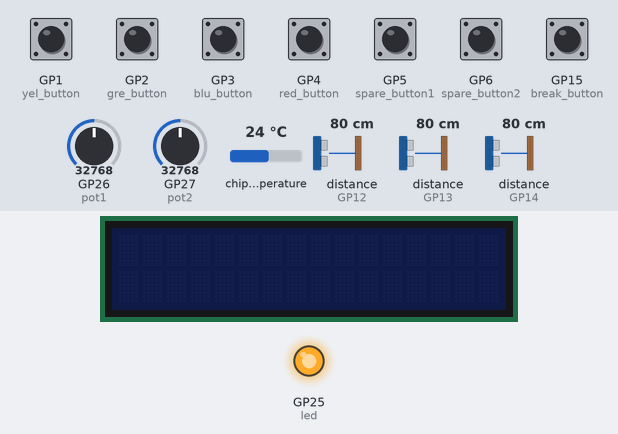
A program run on a simulated Raspberry Pi Pico running MicroPython. Shown: 16×2 character LCD, output pins drawn as LEDs (lit = HIGH). Inputs (shaded band) come from the test bench; at power-on: GP1 (yel_button), GP2 (gre_button), GP3 (blu_button), GP4 (red_button), GP5 (spare_button1), GP6 (spare_button2), GP15 (break_button) HIGH, GP26 (pot1) = 32768, GP27 (pot2) = 32768, chip temperature 24 °C, distance to the obstacle (sensors on GP12, GP13, GP14) 80 cm (analog values on the 0–65535 scale). The echo pulse lasts 58.3 µs per cm; the interpreter's speed is modelled, so counts of loop turns are approximate; pins used as bus, display or sensor lines are not drawn; what the program prints to the serial console is not drawn.

Above: at 1.2 s.
1.3 s: GP1 (yel_button) pulled LOW for 0.15 s
4.4 s: GP2 (gre_button) pulled LOW for 0.15 s
At 4.5 s:
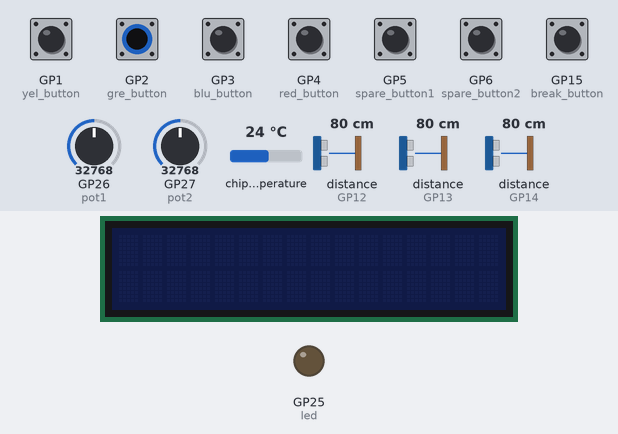
6.1 s: GP3 (blu_button) pulled LOW for 0.15 s
At 6.3 s:
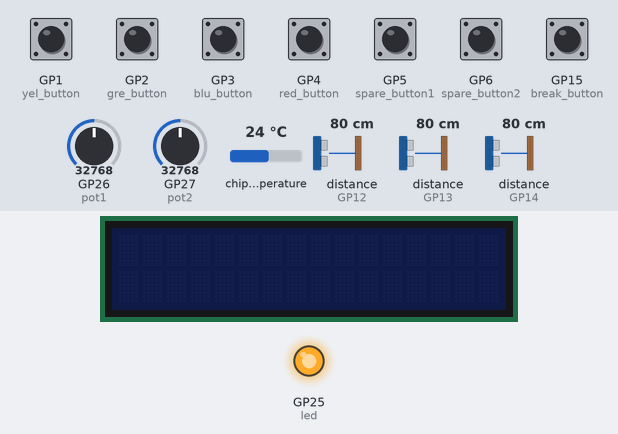
7.9 s: GP1 (yel_button) pulled LOW for 1 s
10.5 s: GP2 (gre_button) pulled LOW for 1 s
Timing chart, 0 to 14.1 s (numbered marks = the images above; inputs shaded):
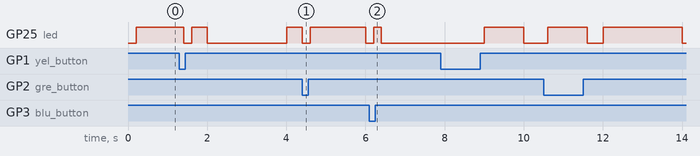

Measured:
- after the input at 4.4 s, GP25 (led): HIGH → LOW after 0.01 s instead of 1.6 s
- after the input at 6.1 s, GP25 (led): LOW → HIGH after 0.11 s, → LOW 0.20 s later

The program:

Paint_Shaker_v04_pio_irq.py
```python
from machine import Pin, ADC, I2C, PWM
import machine
import time
import math
import random
import rp2
import gc
# no timers
# no threads
# no core1
# irq from pio

COMMS_ACTIVE = const(1)   # turn on/off the I2C comms.
DEBUG_ACTIVE = const(1)   # 1 second print message of Debug count.
PRINT_ACTIVE = const(1)   # turn off printing of some messages
CONVERSION33 = 3.3/65535  # conversion for 3.3 volts and unsigned 16.
Debug_Count = 0           # Count in main loop. gives an idea of spare capacity.
Message_String = []       # IC2 message to be sent from this central to the peripherals
# globals x,y,z latest reading and averaged.
xv=0
xva=0
yv=0
yva=0
zv=0
zva=0

#-- Pins -------------------
tilt_switch = Pin(0, Pin.IN, Pin.PULL_UP)
# UI buttons
yel_button = Pin(1, Pin.IN ,Pin.PULL_UP)
gre_button = Pin(2, Pin.IN ,Pin.PULL_UP)
blu_button = Pin(3, Pin.IN ,Pin.PULL_UP)
red_button = Pin(4, Pin.IN ,Pin.PULL_UP)
spare_button1 = Pin(5, Pin.IN ,Pin.PULL_UP)
spare_button2 = Pin(6, Pin.IN ,Pin.PULL_UP)
# pins 9..14 3xHC-S04
break_button = Pin(15, Pin.IN ,Pin.PULL_UP)   # Break button used to exit main loop
# GPIO16
# GPIO17
i2c = I2C(1,scl=Pin(19),sda=Pin(18),freq=400000)     # I2C1

led = Pin(25, Pin.OUT)    # Pico hardwired
pot1 = ADC(0)             # GPPIO26 potentiometer 1
pot2 = ADC(1)             # GPPIO27 potentiometer 2
# available ADC(2) GPPIO28
volt = ADC(3)             # Pico hardwired
temp = ADC(4)             # Pico hardwired

# UI control values array.
YELLOW_BUTTON = const(0)
GREEN_BUTTON = const(1)
BLUE_BUTTON = const(2)
RED_BUTTON = const(3)
A_POT = const(4)
B_POT = const(5)
VOLTS = const(6)
TEMPERATURE = const(7)
SPARE_BUTTON1 = const(8)
SPARE_BUTTON2 = const(9)
BREAK_BUTTON = const(10)
TILT_SWITCH = const(11)
SR0401 = const(12)
SR0402 = const(13)
SR0403 = const(14)
ctl=[] # u16
for I in range(15):
  ctl.append(0)
ctl[BREAK_BUTTON] = 1   # set to 1 so main loop can be a simple while check.

# staging variables & initialise.
peripheral_list = i2c.scan()    # scan for devices on start up.
# ----- start of classes  ---------------

class HCSR04:
    # class variables
    SAMPLES_COUNT = const(3)    # use this many samples when calculating average.
    DATA_SIZE = const(10)       # size of cicular data store of measurments
    TIMEOUT = const(3000)       # ignore things further than this.

    def __init__(self, trigger_pin, echo_pin):
        self.trigger_pin = Pin(trigger_pin, Pin.OUT )
        self.echo_pin = Pin(echo_pin,Pin.IN, Pin.PULL_UP)
        self._measurement_array=[]  # circular data store. storing mm
        for i in range(HCSR04.DATA_SIZE):
            self._measurement_array.append(0)
        self._data_index = 0                  # current/latest measurement index
        self.v=0
        self.va=0

    def __set_value(self,val,vala):
            self.v = val
            self.va = vala

    def __add_measurement(self,measurement):
        self._data_index  = int((self._data_index  + 1) % HCSR04.DATA_SIZE)
        self._measurement_array[self._data_index] = measurement  # add into circular data cache
        new_avg = 0
        for i in range(0, SAMPLES_COUNT,1):
            new_avg = new_avg + self._measurement_array[((self._data_index - i) + HCSR04.DATA_SIZE ) % HCSR04.DATA_SIZE ]
        new_avg = int(new_avg / HCSR04.SAMPLES_COUNT)
        self.__set_value(measurement,new_avg)

    def single_measurement(self):
        self.trigger_pin.high()
        time.sleep_us(10)
        self.trigger_pin.low()
        echotime = machine.time_pulse_us(self.echo_pin, 1, HCSR04.TIMEOUT)
        if echotime < 0:
            echotime = 0
        self.__add_measurement( (int( 10 * (echotime) * 0.0343 ) ) )

    def get_value(self):
        return self.v

    def get_value_averaged(self):
        return self.va

# end of classs HCSR04 ------------------


# ----- start of functions --------------

def PinToCelsuis(p):
  reading = p * CONVERSION33
  temperature_in_c = 37 - (reading - 0.706)/0.001721
  return temperature_in_c

def PinToVolts(p):
  volts = p * CONVERSION33
  return volts

def free(full=False):
  gc.collect()
  F = gc.mem_free()
  A = gc.mem_alloc()
  T = F+A
  P = '{0:.2f}%'.format(F/T*100)
  if not full: return P
  else : return ('Total:{0} Free:{1} ({2})'.format(T,F,P))

def PerformScan(): # catch error silently
    global peripheral_list
    try:
      peripheral_list = i2c.scan()
    except:
      pass

def CommsSend():
    global Message_String, CommsSendFlag, peripheral_list
    CommsSendFlag=False
    if len(Message_String) > 0:               # any messages to send. Quick exit most of the time.
      if PRINT_ACTIVE:
        print(Message_String,end='')
      if COMMS_ACTIVE:                            # the comms message string is always built. Turning it off just stops the printing and sending.
        comms_error = False
        if len(peripheral_list) == 0:
          PerformScan()
        for i in peripheral_list:
          try:
            i2c.writevto(i,Message_String)
          except:
            comms_error = True
            if PRINT_ACTIVE:
              print("error transmitting")
      if comms_error:
        PerformScan()
      Message_String.clear()                # empty the list for new messages.
      led.toggle()

# UI functions.
def checkbutton(old, new, label):
    global Message_String
    # has button changed
    if old != new:
        Message_String.append(label)
        Message_String.append(str(new)) # add to I2C message string
        return new
    return old

def checkpot(old, new, label):
    global Message_String
    # potentiometer broken up into intervals
    if (int(new/60) != int(old/60) and (abs(new-old)>5000)):  # lots of bounce and wobble in these pots so big intervals like 5000.
        Message_String.append(label)
        Message_String.append(str(new))   # add to I2c message string
        return new
    return old

# UI Timer
def UISweep():
    global xva, yva, zva
    # push current values into the controls array. Call functions to add any values to I2C message.
    ctl[YELLOW_BUTTON] = checkbutton(ctl[YELLOW_BUTTON], yel_button.value(), "YE")
    ctl[YELLOW_BUTTON] = checkbutton(ctl[YELLOW_BUTTON], yel_button.value(), "YE")
    ctl[GREEN_BUTTON] = checkbutton(ctl[GREEN_BUTTON], gre_button.value(), "GR")
    ctl[BLUE_BUTTON] = checkbutton(ctl[BLUE_BUTTON], blu_button.value(), "BL")
    ctl[RED_BUTTON] = checkbutton(ctl[RED_BUTTON], red_button.value(), "RE")
    ctl[A_POT] = checkpot(ctl[A_POT], pot1.read_u16(), "PA")
    ctl[B_POT] = checkpot(ctl[B_POT], pot2.read_u16(), "PB")
    ctl[VOLTS] = volt.read_u16()
    ctl[TEMPERATURE] = temp.read_u16()
    ctl[SPARE_BUTTON1] = checkbutton(ctl[SPARE_BUTTON1], (spare_button1.value()), "S1")
    ctl[SPARE_BUTTON2] = checkbutton(ctl[SPARE_BUTTON2], (spare_button2.value()), "S2")
    ctl[BREAK_BUTTON] = break_button.value()
    ctl[TILT_SWITCH] = checkbutton(ctl[TILT_SWITCH], (tilt_switch.value()), "Tilt")
    ctl[SR0401] = checkbutton(ctl[SR0401], xva, "X")
    ctl[SR0402] = checkbutton(ctl[SR0402], yva, "Y")
    ctl[SR0403] = checkbutton(ctl[SR0403], zva, "Z")

def MotorTick(t):
  global shaker, ctl                # set motor shake if buttons are pressed or something is in front of the HC-SR04
  if 1 ^ ctl[YELLOW_BUTTON] == 1:   # XOR with 1 to flip 0 <-> 1 and vica versa
    shaker.duty_u16(12000)
  elif 1 ^ ctl[GREEN_BUTTON] == 1:  # fast
    shaker.duty_u16(19000)
  elif 1 ^ ctl[BLUE_BUTTON] == 1:   # faster
    shaker.duty_u16(24000)
  elif 1 ^ ctl[RED_BUTTON] == 1:    # fastest
    shaker.duty_u16(60000)
  elif ctl[DISTANCE1] < 1000:       # less than a meter from echo so set speed depending on closeness
    shaker.duty_u16(65535 - int((ctl[DISTANCE1]*30)))
  else:
    shaker.duty_u16(0)              # no shake for you

def Debug():
  global ctl, Debug_Count
  if DEBUG_ACTIVE:      # flash the LED and print semi interesting stuff.
    led.toggle()
    gc.collect
    if PRINT_ACTIVE:
      print("Debug count = ", Debug_Count,"Temp=", PinToCelsuis(ctl[TEMPERATURE]), "Volt=", PinToVolts(ctl[VOLTS]), free(True))
  Debug_Count = 0

# ----- end of functions ------------------------
# ----- HCSR04 -----------------------
HCSRO4id = 0
x = HCSR04(trigger_pin=9, echo_pin=12)
y = HCSR04(trigger_pin=10, echo_pin=13)
z = HCSR04(trigger_pin=11, echo_pin=14)

def HCSR04Collect(index):
    global xva, yva, zva, xv, yv, zv, x, y, z
    if index == 0:
      x.single_measurement()
      xv = x.get_value()
      xva = x.get_value_averaged()

    if index == 1:
      y.single_measurement()
      yv = y.get_value()
      yva = y.get_value_averaged()

    if index ==2:
      z.single_measurement()
      zv = z.get_value()
      zva = z.get_value_averaged()

HSC04_INTERVAL = const(60000)    # 60 ms between echos
COMMS_INTERVAL = const(10)
UI_INTERVAL = const(20)
DEBUG_INTERVAL = const(200)
HCS04Start = time.ticks_us()

timer_flags=int(0)
timer_tick=int(0)

@micropython.native
def timer_tick_inc(q):
    global timer_tick, timer_flags
    timer_tick = ( timer_tick + 1 ) % 50000
    flag = timer_flags
    flag = flag | ((((timer_tick % UI_INTERVAL) == 0) <<7) & (1<<7))
    flag = flag | ((((timer_tick % COMMS_INTERVAL) == 0) <<6) & (1<<6))
    flag = flag | ((((timer_tick % DEBUG_INTERVAL) == 0) <<5) & (1<<5))
    timer_flags = flag

@rp2.asm_pio()
def irq_freq_100():     # expecting freq=2000
    nop()          [18] #
    irq(0)              # 20 cycles

sm = rp2.StateMachine(0, irq_freq_100, freq=2000)
rp2.PIO(0).irq(timer_tick_inc)
sm.active(1)

# main loop here ------------
if PRINT_ACTIVE:
  print('Starting...terminate with break button or Ctl+C.')

while ctl[BREAK_BUTTON]:
  Debug_Count += 1

  if time.ticks_diff(time.ticks_us(),HCS04Start) >= HSC04_INTERVAL:
    HCSRO4id = (HCSRO4id + 1 ) % 3      # do the next of three bands of sensors
    HCSR04Collect(HCSRO4id)             # ping and store for averaging
    HCS04Start = time.ticks_us()

  if timer_flags & (1<<7):
    UISweep()                           # sweep pots, buttons, tilts, temp, volts, kitchen sink
    timer_flags = timer_flags ^ (1<<7)

  if timer_flags & (1<<6):
    CommsSend()                         # send ui commands via I2c to the 5v arduino with the lcd
    timer_flags = timer_flags ^ (1<<6)

  if timer_flags & (1<<5):
    Debug()                             # how many loops, memfree, and flash led.
    timer_flags = timer_flags ^ (1<<5)

# finish up -----------------
if PRINT_ACTIVE:
  print('Finishing...')
sm.active(1)
if PRINT_ACTIVE:
  print('Done.')
  
```
